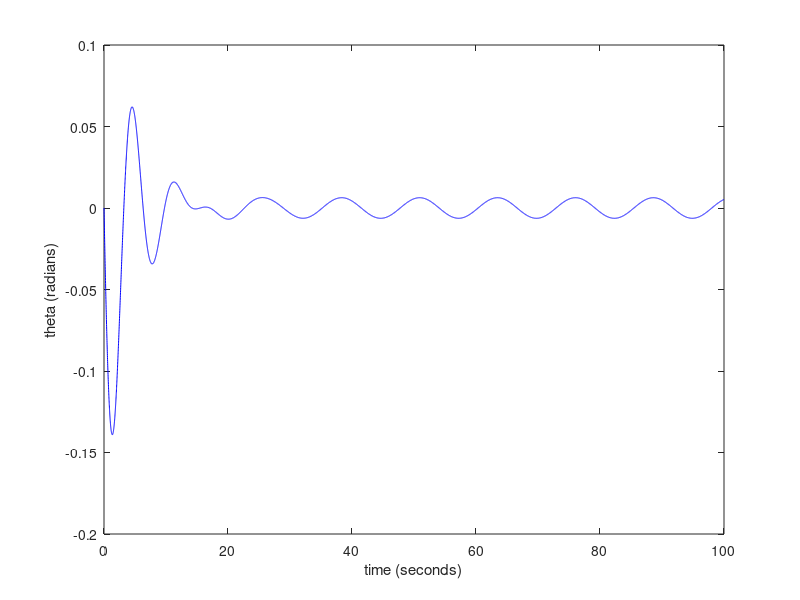

Here is the MATLAB script that generated this plot:
clear;
length= 9.8; %pendulum length in metres
g=9.8; % acceleration due to gravity
q=0.5;
F_Drive=0.01; % damping strength
Omega_D=0.5;
npoints =10000; %Discretize time
dt = 0.01; % time step in seconds
omega = zeros(npoints,1); % initializes omega, a vector of dimension npoints X 1,to being all zeros
theta = zeros(npoints,1); % initializes theta, a vector of dimension npoints X 1,to being all zeros
time = zeros(npoints,1); % this initializes the vector time to being all zeros
theta(1)=0.2; 
omega(1)=0;
temporary_theta_step_plus_1=0;
for step = 1:npoints-1;
omega(step+1)=omega(step)+(-(g/length)*sin(theta(step))- q*omega(step)+F_Drive*sin(Omega_D*time(step)))*dt;
temporary_theta_step_plus_1 = theta(step)+omega(step+1)*dt;

 if (temporary_theta_step_plus_1 < -pi)
 temporary_theta_step_plus_1= temporary_theta_step_plus_1+2*pi;
 elseif (temporary_theta_step_plus_1 > pi)
 temporary_theta_step_plus_1= temporary_theta_step_plus_1-2*pi;
 end;
 theta(step+1)=temporary_theta_step_plus_1;
time(step+1) = time(step) + dt;
end;
plot (time,omega,'b' ); %plots the numerical solution
xlabel('time (seconds)');
ylabel('theta (radians)');